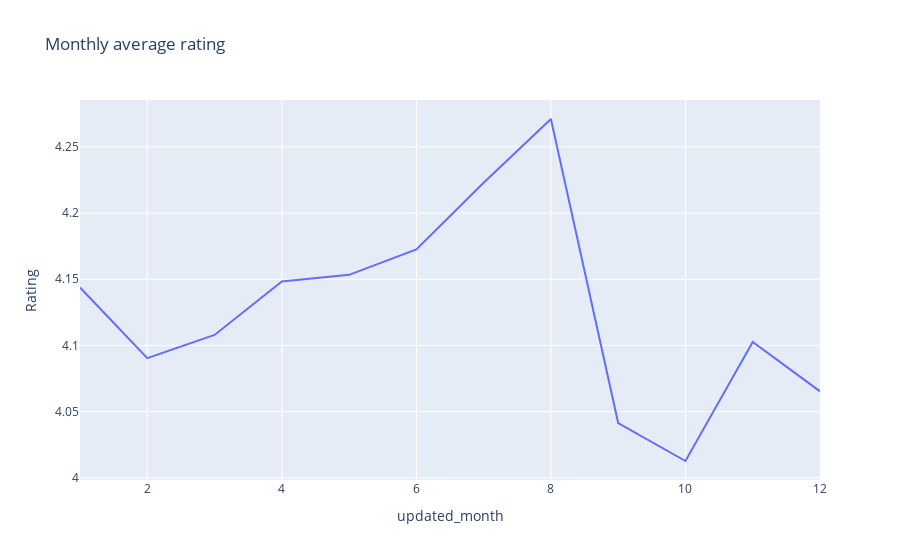

Notebook cell for this chart:
### Code cell
#Prepare the plot
fig = px.line(res, x='updated_month', y='Rating', title='Monthly average rating')
fig.show()

### Figure 1 — Plotly figure (JSON) as saved in the notebook; plotly's stock layout.template omitted (floating-point values rounded to 4 significant figures)
{"data": [{"hovertemplate": "updated_month=%{x}<br>Rating=%{y}<extra></extra>", "legendgroup": "", "line": {"color": "#636efa", "dash": "solid"}, "marker": {"symbol": "circle"}, "mode": "lines", "name": "", "orientation": "v", "showlegend": false, "type": "scatter", "x": [1, 2, 3, 4, 5, 6, 7, 8, 9, 10, 11, 12], "xaxis": "x", "y": [4.144, 4.09, 4.108, 4.148, 4.153, 4.173, 4.223, 4.271, 4.041, 4.013, 4.103, 4.065], "yaxis": "y"}], "layout": {"legend": {"tracegroupgap": 0}, "title": {"text": "Monthly average rating"}, "xaxis": {"anchor": "y", "domain": [0, 1], "title": {"text": "updated_month"}}, "yaxis": {"anchor": "x", "domain": [0, 1], "title": {"text": "Rating"}}}}
